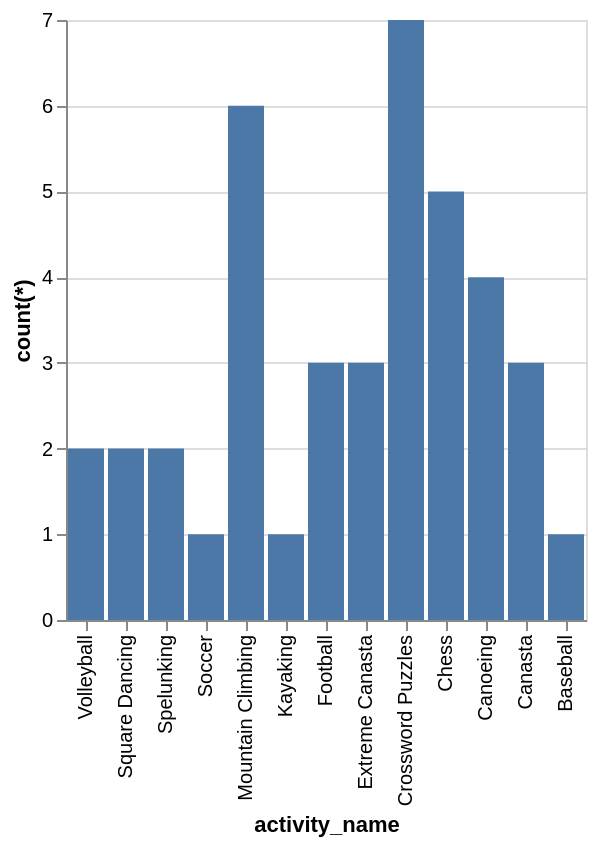

Describe this chart as a Vega-Lite specification.
### Vega-Lite specification from a JSON file in a GitHub repository (floating-point values rounded to 4 significant figures)
{"data": {"values": [{"x_data": "Mountain Climbing", "y_data": 6}, {"x_data": "Canoeing", "y_data": 4}, {"x_data": "Kayaking", "y_data": 1}, {"x_data": "Spelunking", "y_data": 2}, {"x_data": "Extreme Canasta", "y_data": 3}, {"x_data": "Soccer", "y_data": 1}, {"x_data": "Baseball", "y_data": 1}, {"x_data": "Football", "y_data": 3}, {"x_data": "Volleyball", "y_data": 2}, {"x_data": "Canasta", "y_data": 3}, {"x_data": "Chess", "y_data": 5}, {"x_data": "Crossword Puzzles", "y_data": 7}, {"x_data": "Square Dancing", "y_data": 2}]}, "mark": "bar", "encoding": {"x": {"field": "x_data", "type": "nominal", "title": "activity_name", "sort": "descending"}, "y": {"field": "y_data", "type": "quantitative", "title": "count(*)"}}}
